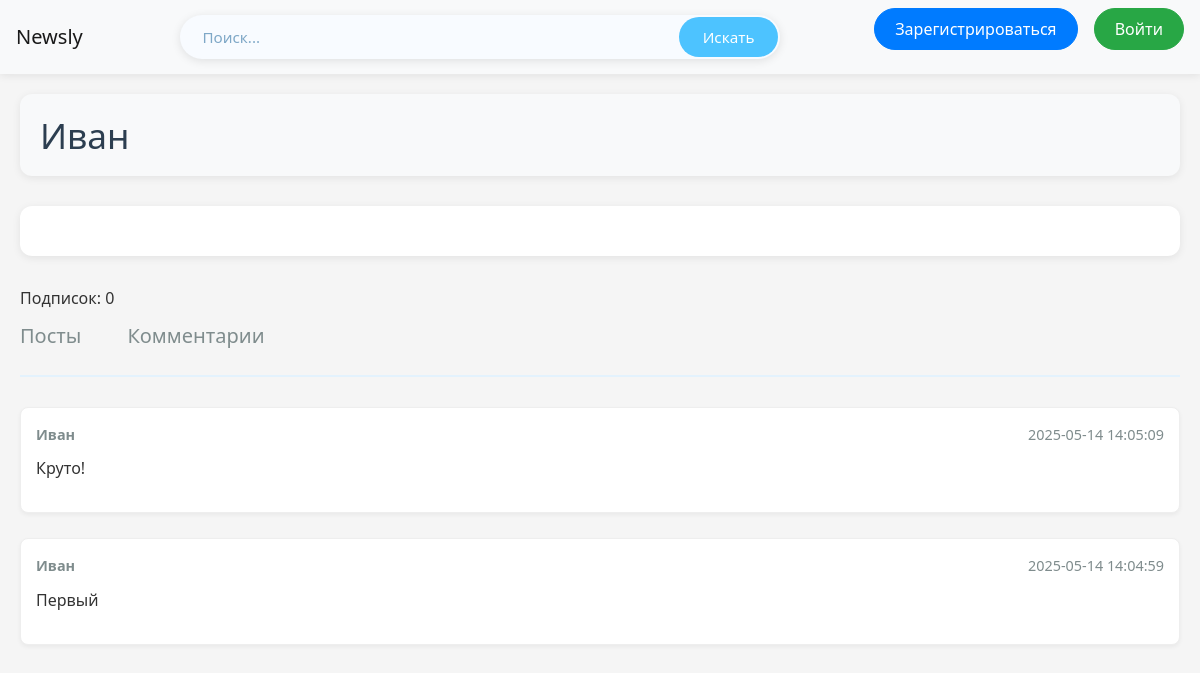
/user_profile/2/comments, run on an earlier commit of the app's database.
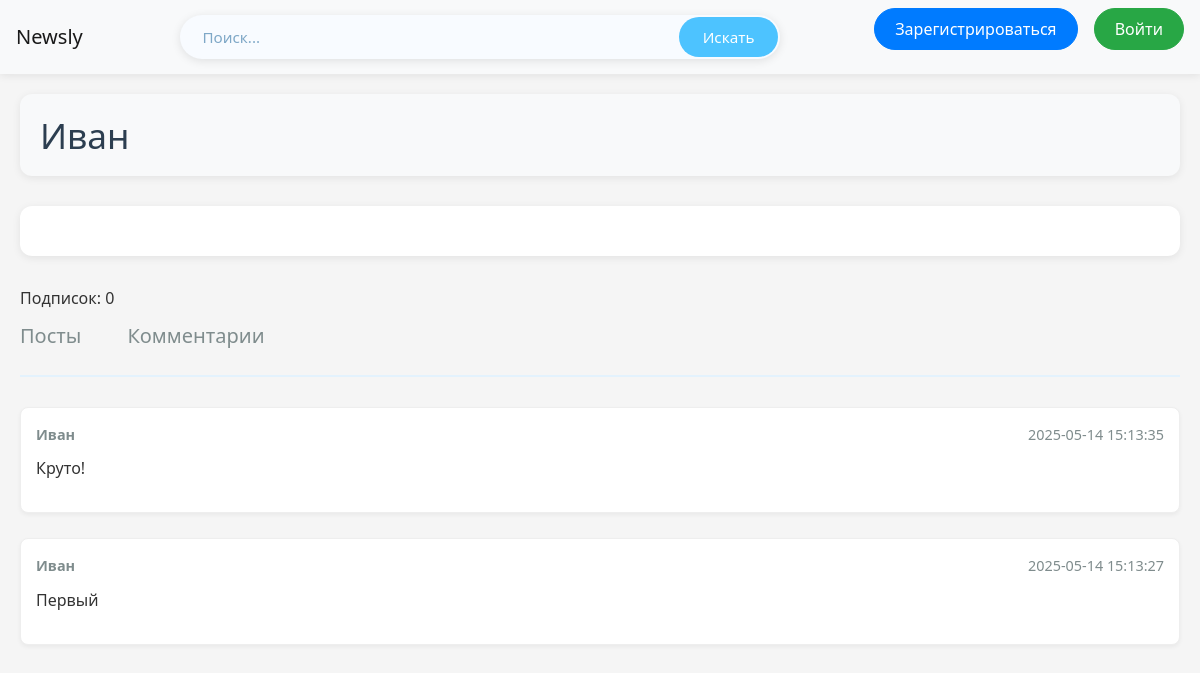
And on a later commit of the database.
### data/users.py (models this page shows, shortened)
class User(SqlAlchemyBase, UserMixin):
    __tablename__ = 'users'
    id = sqlalchemy.Column(sqlalchemy.Integer,
                           primary_key=True, autoincrement=True)
    name = sqlalchemy.Column(sqlalchemy.String, nullable=True)
    about = sqlalchemy.Column(sqlalchemy.String, nullable=True)
    email = sqlalchemy.Column(sqlalchemy.String,
                              index=True, unique=True, nullable=True)
    hashed_password = sqlalchemy.Column(sqlalchemy.String, nullable=True)
    created_date = sqlalchemy.Column(sqlalchemy.DateTime,
                                     default=datetime.datetime.now)
    liked = orm.relationship('Like', foreign_keys='Like.user_id', backref='user', lazy='dynamic')
    followed = orm.relationship(
        'User',
        secondary=subscriptions,
        primaryjoin=(subscriptions.c.follower_id == id),
        secondaryjoin=(subscriptions.c.followed_id == id),
        backref=orm.backref('followers', lazy='dynamic'),
        lazy='dynamic'
    )

### data/comment.py (models this page shows)
class Comment(SqlAlchemyBase):
    __tablename__ = 'messages'
    id = sqlalchemy.Column(sqlalchemy.Integer,
                           primary_key=True, autoincrement=True)
    text = sqlalchemy.Column(sqlalchemy.String, nullable=True)
    timestamp = sqlalchemy.Column(sqlalchemy.DateTime,
                                     default=datetime.datetime.now)
    user_id = sqlalchemy.Column(sqlalchemy.Integer,
                                sqlalchemy.ForeignKey("users.id"))
    news_id = sqlalchemy.Column(sqlalchemy.Integer,
                               sqlalchemy.ForeignKey("news.id"))
    user = orm.relationship('User')
    new = orm.relationship('News')

### main.py (the view)
@app.route('/user_profile/<int:id>/comments')
def user_profile_comments(id):
    db_sess = db_session.create_session()
    user = db_sess.query(User).get(id)
    db = get_db()
    messages = db.execute("""
        SELECT m.id, m.text, m.timestamp, m.reply_to, m.user_id,
               u.name,
               (SELECT r.reaction_type FROM reactions r WHERE r.message_id = m.id AND r.user_id = ?) as user_reaction
        FROM messages m
        JOIN users u ON m.user_id = u.id
        WHERE m.user_id = ?
        ORDER BY m.timestamp DESC
    """, (id, id)).fetchall()
    return render_template('user_comments.html', user=user, comments=messages)

### data/db_session.py (called while the page is built)
def create_session() -> Session:
    global __factory
    return __factory()

### main.py (called while the page is built)
def get_db():
    db = sqlite3.connect(DATABASE)
    db.row_factory = sqlite3.Row
    return db

### templates/user_comments.html (shortened to what this page needs)
{% extends "base.html" %}
{% block content %}
<div class="user-head">
    <h1>{{ user.name }}</h1>
</div>
<div class="info-card">
</div>
Подписок: {{  user.followers.count() }}
<div class="subsite-tabs">
    <a class="navbar-brand" href="/user_profile/{{ user.id }}">Посты</a>
    <a class="navbar-brand" href="/user_profile/{{ user.id }}/comments">Комментарии</a>
</div>
{% for message in comments %}
    <div class="message">
        <div class="message-header">
            <span><strong>{{ message['name'] }}</strong></span>
            <span>{{ message['timestamp'] }}</span>
        </div>
        <div>
            <p>{{ message['text'] }}</p>
        </div>
    </div>
{% endfor %}
{% endblock %}

### templates/base.html (shortened to what this page needs)
<!doctype html>
<html lang="en">
<head>
    <link rel="stylesheet"
          href="https://stackpath.bootstrapcdn.com/bootstrap/4.4.1/css/bootstrap.min.css"
>
    <link rel="stylesheet" href="{{ url_for('static', filename='css/style.css') }}">
</head>
<body>
<header>
    <nav class="navbar navbar-light bg-light">
        <a class="navbar-brand" href="/news_log">Newsly</a>
        <form action="{{ url_for('discovery') }}" method="GET">
            <input type="text" name="query" placeholder="Поиск...">
            <button type="submit">Искать</button>
        </form>
        {% if current_user.is_authenticated %}
            <p>
                <a class="btn btn-secondary" href="/news">Написать</a>
                <a class="navbar-brand" href="/user_profile/{{ current_user.id }}">{{ current_user.name }}</a>
            </p>
        {% else %}
            <p>
                <a class="btn btn-primary " href="/register">Зарегистрироваться</a>
                <a class="btn btn-success" href="/login">Войти</a>
            </p>
        {% endif %}
    </nav>
</header>
<main role="main" class="container">
    {% block content %}{% endblock %}
</main>
</body>
</html>

### static/css/style.css (style rules this page uses)
:root { --primary-color: #4285f4; --secondary-color: #34a853; --accent-color: #ea4335; --light-color: #f8f9fa; --dark-color: #343a40; --gray-color: #6c757d; --light-gray: #e9ecef; --border-radius: 8px; --box-shadow: 0 2px 10px rgba(0, 0, 0, 0.1); --transition: all 0.3s ease; }
* { margin: 0; padding: 0; box-sizing: border-box; }
body { font-family: 'Segoe UI', Tahoma, Geneva, Verdana, sans-serif; line-height: 1.6; color: #333; background-color: #f5f5f5; min-height: 100vh; display: flex; flex-direction: column; }
a { text-decoration: none; color: var(--primary-color); transition: var(--transition); }
.container { width: 100%; max-width: 1200px; margin: 0 auto; padding: 20px; }
.navbar { background-color: #e3f2fd; padding: 0.5rem 1rem; box-shadow: 0 2px 8px rgba(0,0,0,0.08); }
.navbar form { display: flex; align-items: center; flex-grow: 1; max-width: 600px; margin: 0 2rem; background: #f8fbff; border-radius: 28px; padding: 2px; transition: all 0.3s ease; }
.navbar input[type="text"] { border: none; background: transparent; padding: 8px 20px; flex-grow: 1; font-size: 0.95rem; outline: none; }
.navbar input[type="text"]::placeholder { color: #7fa8c7; }
.navbar button[type="submit"] { background: #4dc3ff; border: none; color: white; padding: 8px 24px; border-radius: 24px; cursor: pointer; transition: all 0.3s ease; display: flex; align-items: center; font-size: 0.95rem; }
.navbar .btn { margin-left: 12px; border-radius: 24px; padding: 8px 20px; transition: transform 0.2s ease; }
main { flex: 1; padding: 20px 0; }
h1, h2, h3 { margin-bottom: 20px; color: var(--dark-color); }
h1 { font-size: 2rem; }
form { max-width: 600px; margin: 0 auto; background-color: white; padding: 25px; border-radius: var(--border-radius); box-shadow: var(--box-shadow); }
.user-head { display: flex; justify-content: space-between; align-items: center; margin-bottom: 20px; }
.info-card { background-color: white; padding: 20px; border-radius: var(--border-radius); box-shadow: var(--box-shadow); margin-bottom: 20px; }
.subsite-tabs { display: flex; gap: 20px; margin-bottom: 20px; padding-bottom: 10px; border-bottom: 1px solid var(--light-gray); }
.subsite-tabs a { padding: 5px 0; position: relative; }
.subsite-tabs a::after { content: ''; position: absolute; bottom: -11px; left: 0; width: 100%; height: 2px; background-color: var(--primary-color); transform: scaleX(0); transition: var(--transition); }
h1 { font-size: 2.5rem; margin-bottom: 1.5rem; color: #2c3e50; }
form { margin: 30px 0; padding: 20px; background-color: #f8f9fa; border-radius: 8px; }
button[type="submit"] { background-color: #27ae60; color: white; padding: 10px 25px; border: none; border-radius: 5px; cursor: pointer; transition: background-color 0.3s; }
.message { margin-bottom: 25px; padding: 15px; background-color: #fff; border: 1px solid #eee; border-radius: 8px; box-shadow: 0 2px 4px rgba(0,0,0,0.05); }
.message-header { display: flex; justify-content: space-between; margin-bottom: 10px; color: #7f8c8d; font-size: 0.9em; }
.user-head { display: flex; align-items: center; gap: 20px; margin-bottom: 30px; padding: 20px; background: #f8f9fa; border-radius: 12px; box-shadow: 0 2px 8px rgba(0,0,0,0.08); }
.user-head h1 { margin: 0; font-size: 2.2rem; color: #2c3e50; }
.info-card { padding: 20px; margin-bottom: 30px; background: white; border-radius: 12px; box-shadow: 0 2px 8px rgba(0,0,0,0.08); }
.subsite-tabs { display: flex; gap: 30px; margin-bottom: 30px; padding-bottom: 15px; border-bottom: 2px solid #e3f2fd; }
.subsite-tabs a { text-decoration: none; color: #7f8c8d; padding: 8px 0; position: relative; transition: color 0.3s; }
.subsite-tabs a::after { content: ''; position: absolute; bottom: -15px; left: 0; width: 0; height: 2px; background: #4dc3ff; transition: width 0.3s; }

What changed in the data, as far as the page shows it:
removed Comment: name "Иван", timestamp "2025-05-14 14:05:09", text "Круто!"
removed Comment: name "Иван", timestamp "2025-05-14 14:04:59", text "Первый"
added Comment: name "Иван", timestamp "2025-05-14 15:13:35", text "Круто!"
added Comment: name "Иван", timestamp "2025-05-14 15:13:27", text "Первый"
